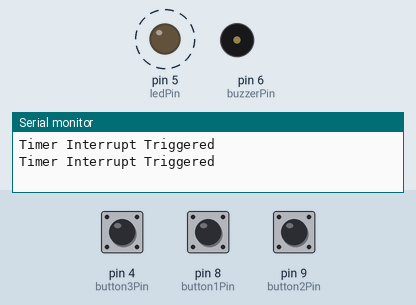
Simulated run of this sketch. Board: Arduino Uno, built with avr-gcc and run on an emulated ATmega328P. Parts: output pins drawn as LEDs (lit = HIGH), buzzer (waves = sounding, pin HIGH), the last lines printed to the serial monitor. Dashed ring = blinking. The test bench sets the inputs (shaded band); at power-on: pin 4 (button3Pin) LOW, pin 8 (button1Pin) LOW, pin 9 (button2Pin) LOW.

Above: at 1.2 s.
1.3 s: pin 4 (button3Pin) pulled HIGH for 1 s
At 2.1 s:
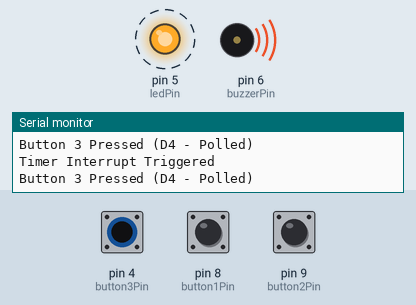
4.3 s: pin 8 (button1Pin) pulled HIGH for 0.15 s
At 6.6 s:
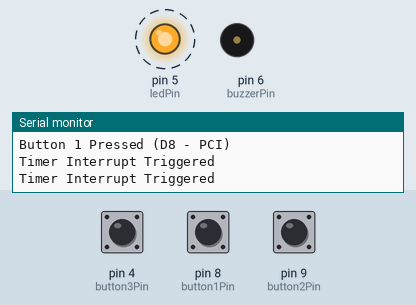
7.3 s: pin 4 (button3Pin) pulled HIGH for 3.2 s
At 8.27 s:
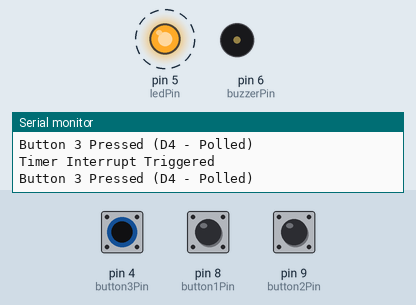
Timing chart, 0 to 18.0 s (numbered marks = the images above; inputs shaded):
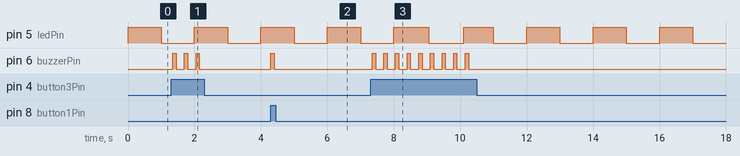

Measured:
- after the input at 1.3 s, pin 6 (buzzerPin): alternates HIGH for 0.10 s and LOW for 0.25 s, 6 changes in all, then stays LOW, starting after 0.05 s
- after the input at 4.3 s, pin 6 (buzzerPin): LOW → HIGH at once, → LOW 0.10 s later
- after the input at 7.3 s, pin 6 (buzzerPin): alternates HIGH for 0.10 s and LOW for 0.25 s, 18 changes in all, then stays LOW, starting after 0.05 s
- by itself, pin 5 (ledPin): alternates HIGH for 1.0 s and LOW for 1.0 s

The sketch:

m1t1pcd1_Code.ino
```cpp
//Flags
volatile bool button1Pressed = false;
volatile bool button2Pressed = false;
volatile bool timerFlag = false;

//Pins
const int button1Pin = 8;    // PCI
const int button2Pin = 9;    // PCI
const int button3Pin = 4;    // Polled
const int ledPin     = 5;
const int buzzerPin  = 6;

void setup() {
  Serial.begin(9600);

  //Input Pins
  pinMode(button1Pin, INPUT);
  pinMode(button2Pin, INPUT);
  pinMode(button3Pin, INPUT);

  //Actuators
  pinMode(ledPin, OUTPUT);
  pinMode(buzzerPin, OUTPUT);

  //Enable Pin Change Interrupts (PCI for D8 and D9)
  PCICR |= (1 << PCIE0); // Enable PCI for PCINT[7:0] (D8–D13)
  PCMSK0 |= (1 << PCINT0); // Enable D8 (PCINT0)
  PCMSK0 |= (1 << PCINT1); // Enable D9 (PCINT1)

  //Setup Timer1 for 1Hz (1-second) blink
  cli();
  TCCR1A = 0;
  TCCR1B = 0;
  TCNT1  = 0;
  OCR1A = 15624;                      // 16MHz / (1024*1Hz) - 1
  TCCR1B |= (1 << WGM12);             // CTC mode
  TCCR1B |= (1 << CS12) | (1 << CS10); // Prescaler 1024
  TIMSK1 |= (1 << OCIE1A);            // Enable Timer1 interrupt
  sei();
}

void loop() {
  // PCI Button Handling
  if (button1Pressed) {
    Serial.println("Button 1 Pressed (D8 - PCI)");
    buzz();
    button1Pressed = false;
  }

  if (button2Pressed) {
    Serial.println("Button 2 Pressed (D9 - PCI)");
    buzz();
    button2Pressed = false;
  }

  // Polling Button 3
  if (digitalRead(button3Pin) == HIGH) {
    delay(50); // debounce
    if (digitalRead(button3Pin) == HIGH) {
      Serial.println("Button 3 Pressed (D4 - Polled)");
      buzz();
      delay(200);
    }
  }

  // Timer Flag LED toggle
  if (timerFlag) {
    digitalWrite(ledPin, !digitalRead(ledPin));
    Serial.println("Timer Interrupt Triggered");
    timerFlag = false;
  }
}

//PCI ISR
ISR(PCINT0_vect) {
  static bool lastStateD8 = LOW;
  static bool lastStateD9 = LOW;

  bool currentD8 = digitalRead(button1Pin);
  bool currentD9 = digitalRead(button2Pin);

  // Detect rising edge
  if (currentD8 && !lastStateD8) button1Pressed = true;
  if (currentD9 && !lastStateD9) button2Pressed = true;

  lastStateD8 = currentD8;
  lastStateD9 = currentD9;
}

//Timer ISR
ISR(TIMER1_COMPA_vect) {
  timerFlag = true;
}

//Buzzer
void buzz() {
  digitalWrite(buzzerPin, HIGH);
  delay(100);
  digitalWrite(buzzerPin, LOW);
}
```
